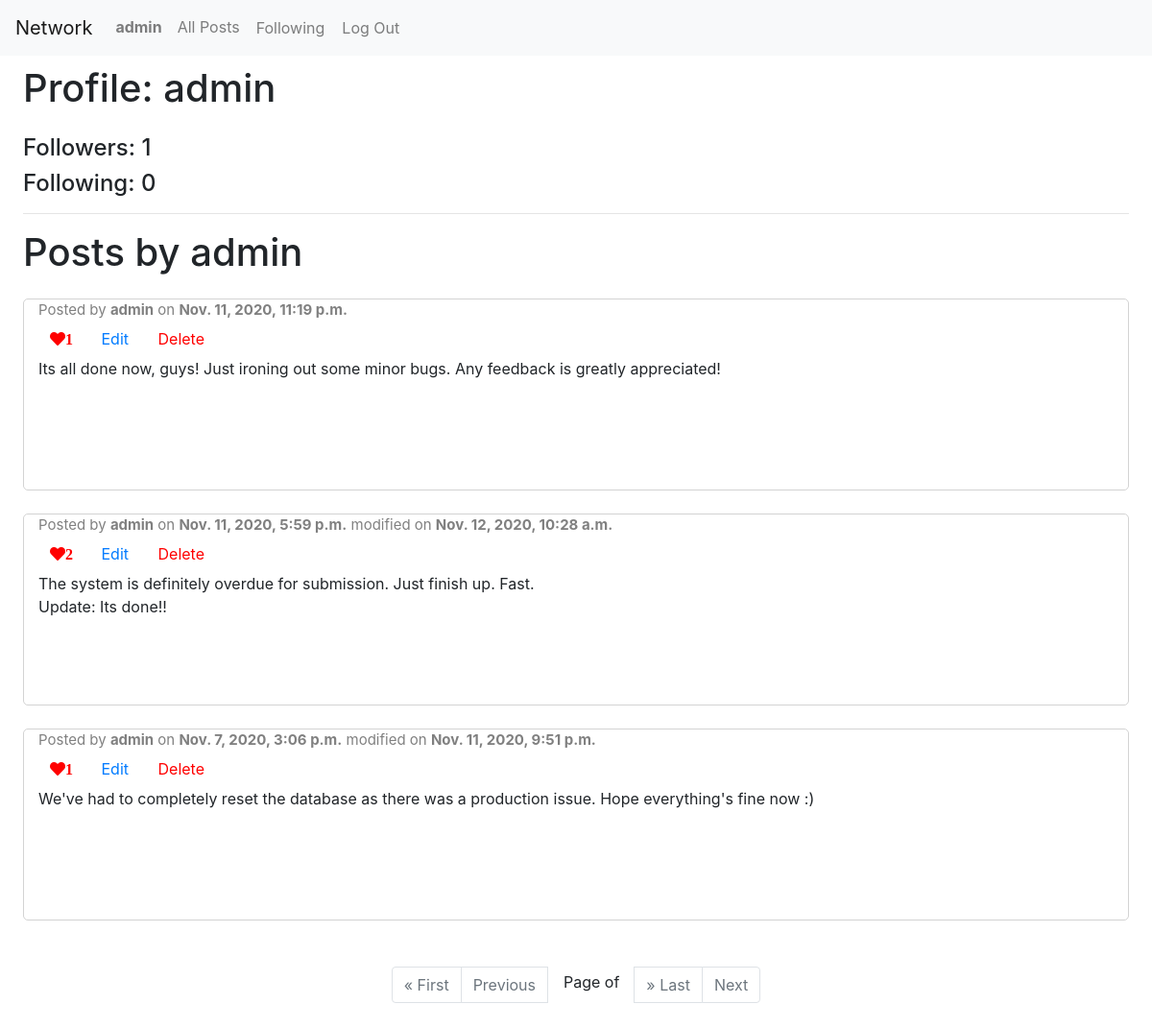
/users/admin/ (signed in), run on an earlier commit of the app's database.
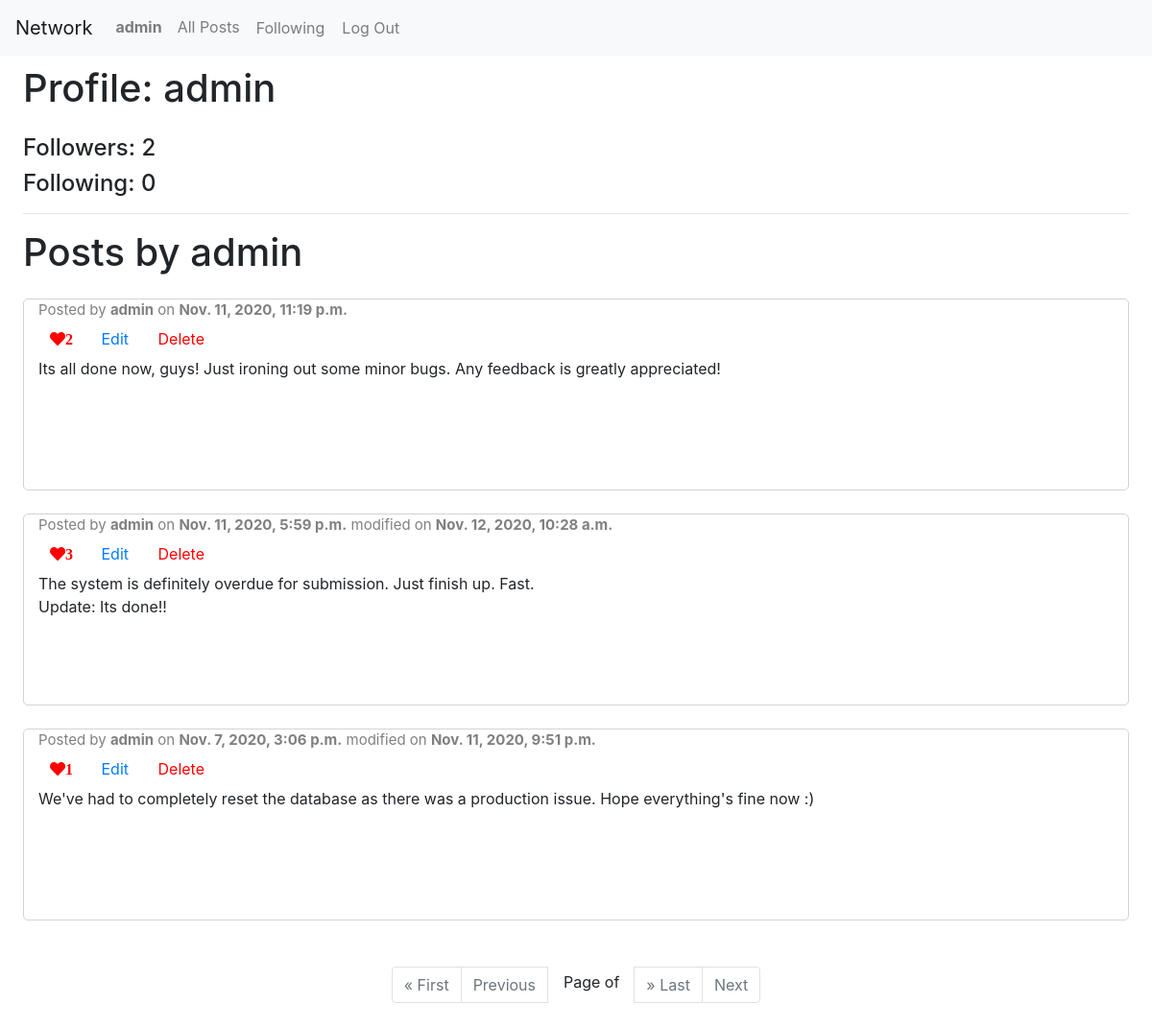
And on a later commit of the database.
### network/models.py (models this page shows)
class Posts(models.Model):
    user = models.ForeignKey(User, on_delete=models.CASCADE)
    content = models.CharField(max_length=255)
    likes = models.IntegerField(default=0)
    timestamp = models.DateTimeField(default=datetime.now(), editable=False)
    modified = models.DateTimeField(default=None, null=True)
    class Meta:
        ordering = ['-timestamp']
        verbose_name_plural = 'Posts'

class User(AbstractUser):
    pass

### network/views.py (the view)
# urls.py: path("users/<str:username>/", views.profile, name="profile"),
def profile(request, username):
    if request.user.is_authenticated:
        follower = Following.objects.filter(follower=request.user, following=User.objects.get(username=username)).first()
        if follower is not None:
            isFollowing = True
        else:
            isFollowing = False
        user_ = User.objects.get(username=username)
        return render(request, 'network/profile.html', {
            'user_': user_,
            'following': isFollowing,
            'followingNum': Following.objects.filter(follower=user_).count(),
            'followerNum': Following.objects.filter(following=user_).count(),
            'posts': Posts.objects.filter(user=user_)
        })
    else:
        return HttpResponseRedirect(reverse('index'))

### network/templates/network/profile.html (shortened to what this page needs)
{% extends "network/layout.html" %}
{% block body %}
    <div>
        <h1 class="float-left">Profile: {{ user_.username }}</h1>
    </div>
    <br>
    <div class="mt-5">
        <h4>Followers: {{ followerNum }}</h4>
        <h4>Following: {{ followingNum }}</h4>
    </div>
    <hr>
    <h1>Posts by {{ user_.username }}</h1>
    {% for post in posts %}
        <div class="container-fluid mt-4">
            <div class="row">
                <div class="col">
                    {% if post.modified %}
                        <p class="username">Posted by <a class="username" href="{% url 'profile' post.user.username %}"><strong>{{ post.user.username }}</strong></a> on <strong>{{ post.timestamp }}</strong> modified on <strong>{{ post.modified }}</strong></p>
                    {% else %}
                        <p class="username">Posted by <a class="username" href="{% url 'profile' post.user.username %}"><strong>{{ post.user.username }}</strong></a> on <strong>{{ post.timestamp }}</strong></p>
                    {% endif %}
                    <div class="links ">
                        {% if user.is_authenticated %}
                        <button data-id="{{ post.id }}" class="btn btn-default like-button shadow-none fa fa-heart" style="color: red;">{{ post.likes }}</button>
                            {% if post.user.username == user.username %}
                                <button data-id="{{ post.id }}" class="btn btn-link edit-button">Edit</button>
                                <button data-id="{{ post.id }}" class="btn btn-link delete-button" style="color: red;">Delete</button>
                            {% endif %}
                        {% endif %}
                    </div>
                    <div class="post-body" style="white-space: pre-wrap;">{{ post.content }}</div>
                </div>
            </div>
        </div>
    {% empty %}
        <h2>This user hasn't posted anything yet.</h2>
    {% endfor %}
    {% if posts %}
        <ul class="pagination justify-content-center mt-5">
            {% if posts.has_previous %}
                <li class="page-item"><a class="page-link" href="?page=1">&laquo; First</a></li>
                <li class="page-item"><a class="page-link" href="?page={{ posts.previous_page_number }}">Previous</a></li>
            {% else %}
                <li class="page-item disabled"><a class="page-link" href="?page=1">&laquo; First</a></li>
                <li class="page-item disabled"><a class="page-link" href="?page=1">Previous</a></li>
            {% endif %}
            <span class="current mx-3 pt-1">
                Page {{ posts.number }} of {{ posts.paginator.num_pages }}
            </span>
            {% if posts.has_next %}
                <li class="page-item"><a class="page-link" href="?page={{ posts.paginator.num_pages }}">&raquo; Last</a></li>
                <li class="page-item"><a class="page-link" href="?page={{ posts.next_page_number }}">Next</a></li>
            {% else %}
                <li class="page-item disabled"><a class="page-link" href="?page={{ posts.paginator.num_pages }}">&raquo; Last</a></li>
                <li class="page-item disabled"><a class="page-link" href="?page={{ posts.paginator.num_pages }}">Next</a></li>
            {% endif %}
        </ul>
    {% endif %}
{% endblock body %}

What changed in the data, as far as the page shows it:
changed Posts "Nov. 11, 2020, 11:19 p.m.": likes "1" → "2"
changed Posts "Nov. 11, 2020, 5:59 p.m.": likes "2" → "3"
Also different on the page:
{{ followerNum }}: "1" → "2"
